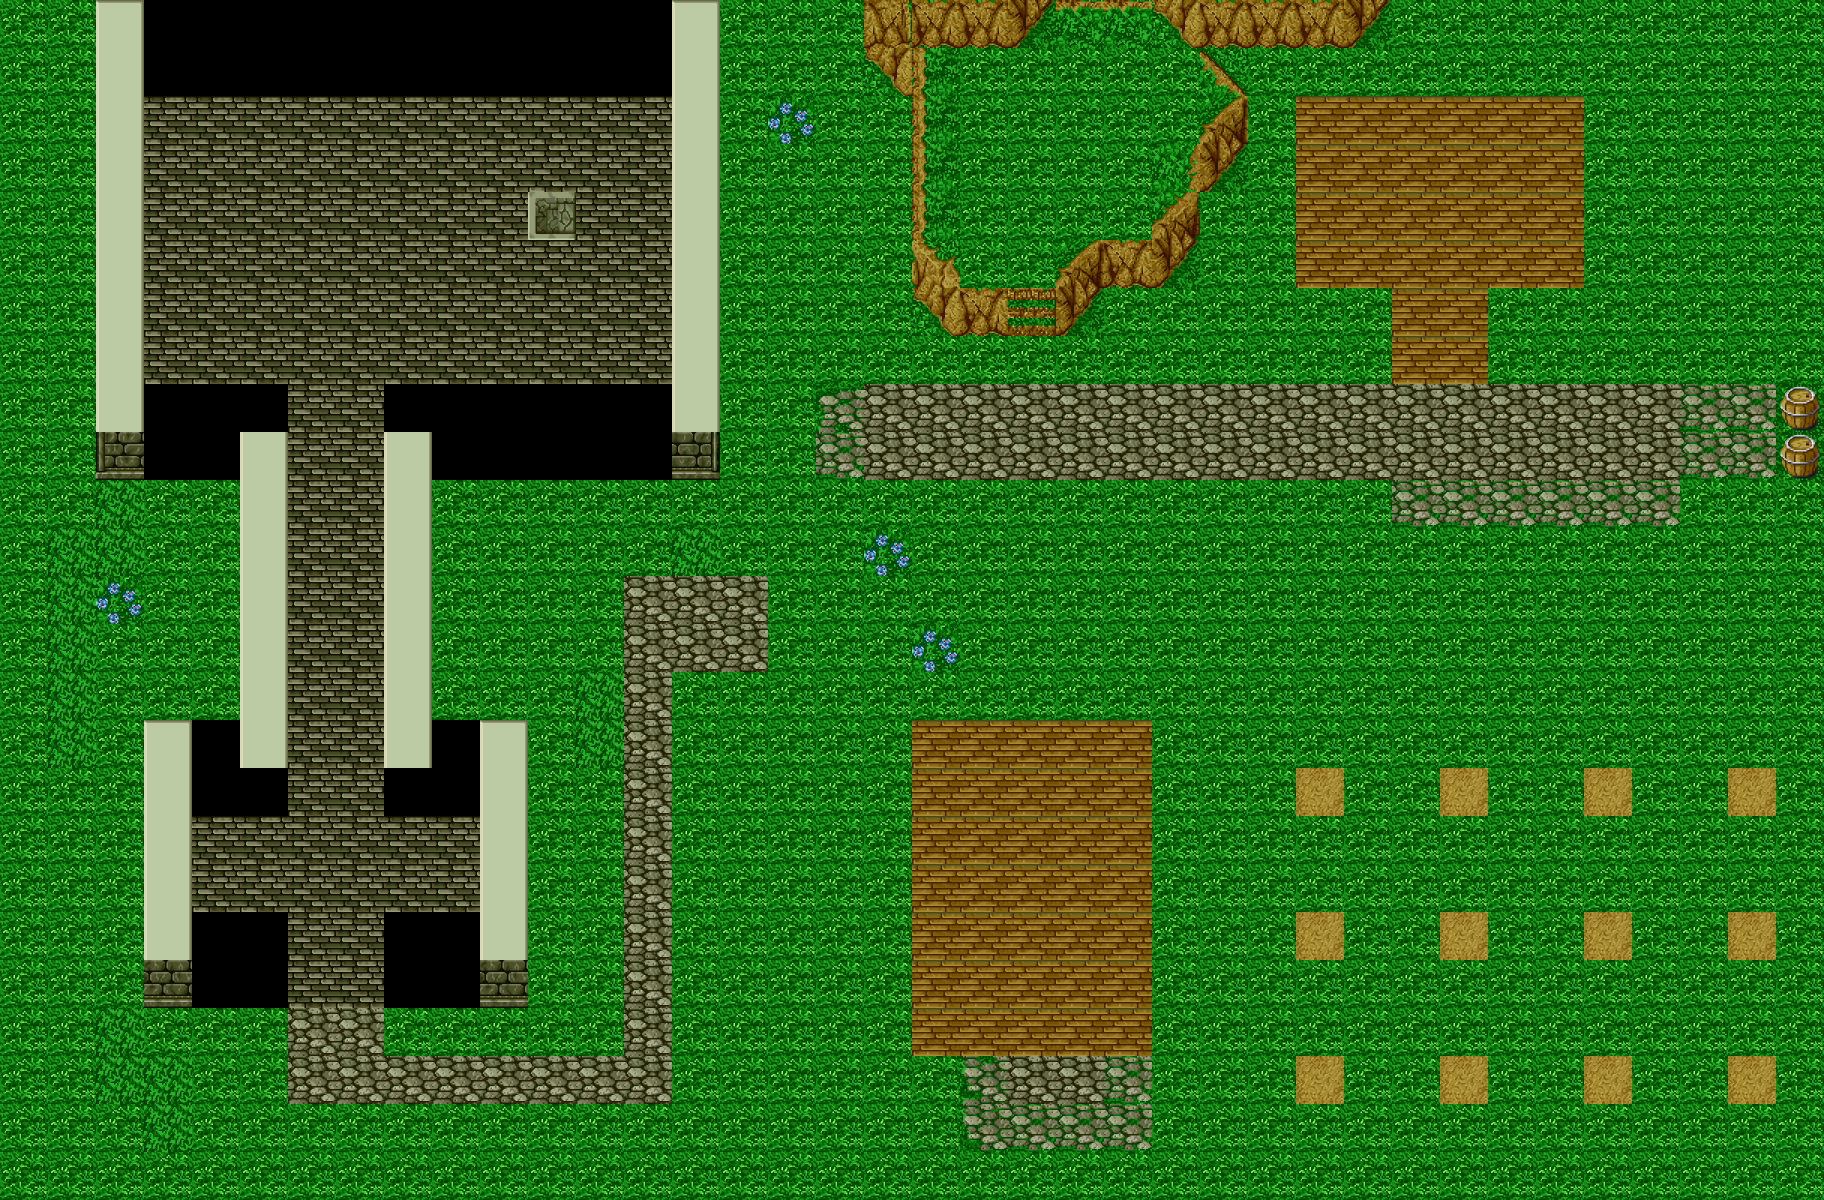

A 2D game scene composited from a Tiled map and its tileset images. What follows is a short description and the map's XML, with each tile layer's data collapsed to a summary:
An orthogonal 38x25 tile map with 48x48 px tiles, 1 tile layer (Floor), 2 hidden layers not drawn, 7 tilesets.

<map version="0.99b" orientation="orthogonal" width="38" height="25" tilewidth="48" tileheight="48">
 <tileset name="RPG1" firstgid="1" tilewidth="48" tileheight="48">
  <image source="tiles1.png" />
  <tile id="2">
   <properties>
    <property name="blocked" value="true" />
   </properties>
  </tile>
  <tile id="12">
   <properties>
    <property name="blocked" value="true" />
   </properties>
  </tile>
  <tile id="13">
   <properties>
    <property name="blocked" value="true" />
   </properties>
  </tile>
  <tile id="16">
   <properties>
    <property name="blocked" value="true" />
   </properties>
  </tile>
  <tile id="17">
   <properties>
    <property name="blocked" value="true" />
   </properties>
  </tile>
  <tile id="18">
   <properties>
    <property name="blocked" value="true" />
   </properties>
  </tile>
  <tile id="19">
   <properties>
    <property name="blocked" value="true" />
   </properties>
  </tile>
  <tile id="20">
   <properties>
    <property name="top" value="true" />
   </properties>
  </tile>
  <tile id="21">
   <properties>
    <property name="top" value="true" />
   </properties>
  </tile>
  <tile id="24">
   <properties>
    <property name="top" value="true" />
   </properties>
  </tile>
  <tile id="33">
   <properties>
    <property name="blocked" value="true" />
   </properties>
  </tile>
  <tile id="34">
   <properties>
    <property name="blocked" value="true" />
   </properties>
  </tile>
  <tile id="35">
   <properties>
    <property name="blocked" value="true" />
   </properties>
  </tile>
  <tile id="48">
   <properties>
    <property name="blocked" value="true" />
   </properties>
  </tile>
  <tile id="49">
   <properties>
    <property name="blocked" value="true" />
   </properties>
  </tile>
  <tile id="50">
   <properties>
    <property name="blocked" value="true" />
   </properties>
  </tile>
  <tile id="51">
   <properties>
    <property name="blocked" value="true" />
   </properties>
  </tile>
  <tile id="59">
   <properties>
    <property name="blocked" value="true" />
   </properties>
  </tile>
  <tile id="61">
   <properties>
    <property name="blocked" value="true" />
   </properties>
  </tile>
  <tile id="64">
   <properties>
    <property name="blocked" value="true" />
   </properties>
  </tile>
  <tile id="65">
   <properties>
    <property name="blocked" value="true" />
   </properties>
  </tile>
  <tile id="66">
   <properties>
    <property name="blocked" value="true" />
   </properties>
  </tile>
  <tile id="72">
   <properties>
    <property name="blocked" value="true" />
   </properties>
  </tile>
  <tile id="73">
   <properties>
    <property name="blocked" value="true" />
   </properties>
  </tile>
  <tile id="74">
   <properties>
    <property name="blocked" value="true" />
   </properties>
  </tile>
 </tileset>
 <tileset name="RPG2" firstgid="81" tilewidth="48" tileheight="48">
  <image source="tiles2.png" />
  <tile id="67">
   <properties>
    <property name="blocked" value="true" />
   </properties>
  </tile>
  <tile id="68">
   <properties>
    <property name="blocked" value="true" />
   </properties>
  </tile>
 </tileset>
 <tileset name="RPG3" firstgid="161" tilewidth="48" tileheight="48">
  <image source="tiles3.png" />
 </tileset>
 <tileset name="RPG4" firstgid="241" tilewidth="48" tileheight="48">
  <image source="tiles4.png" />
  <tile id="19">
   <properties>
    <property name="blocked" value="true" />
   </properties>
  </tile>
  <tile id="67">
   <properties>
    <property name="blocked" value="true" />
   </properties>
  </tile>
  <tile id="75">
   <properties>
    <property name="blocked" value="true" />
   </properties>
  </tile>
  <tile id="76">
   <properties>
    <property name="blocked" value="true" />
   </properties>
  </tile>
 </tileset>
 <tileset name="RPG5" firstgid="321" tilewidth="48" tileheight="48">
  <image source="tiles5.png" />
  <tile id="1">
   <properties>
    <property name="blocked" value="true" />
   </properties>
  </tile>
  <tile id="2">
   <properties>
    <property name="blocked" value="true" />
   </properties>
  </tile>
  <tile id="23">
   <properties>
    <property name="blocked" value="true" />
   </properties>
  </tile>
  <tile id="43">
   <properties>
    <property name="blocked" value="true" />
   </properties>
  </tile>
  <tile id="44">
   <properties>
    <property name="blocked" value="true" />
   </properties>
  </tile>
  <tile id="52">
   <properties>
    <property name="blocked" value="true" />
   </properties>
  </tile>
  <tile id="57">
   <properties>
    <property name="blocked" value="true" />
   </properties>
  </tile>
  <tile id="58">
   <properties>
    <property name="blocked" value="true" />
   </properties>
  </tile>
  <tile id="60">
   <properties>
    <property name="blocked" value="true" />
   </properties>
  </tile>
  <tile id="68">
   <properties>
    <property name="blocked" value="true" />
   </properties>
  </tile>
  <tile id="70">
   <properties>
    <property name="blocked" value="true" />
   </properties>
  </tile>
  <tile id="71">
   <properties>
    <property name="blocked" value="true" />
   </properties>
  </tile>
 </tileset>
 <tileset name="RPG6" firstgid="401" tilewidth="48" tileheight="48">
  <image source="tiles6.png" />
  <tile id="0">
   <properties>
    <property name="blocked" value="true" />
   </properties>
  </tile>
  <tile id="1">
   <properties>
    <property name="blocked" value="true" />
   </properties>
  </tile>
  <tile id="2">
   <properties>
    <property name="blocked" value="true" />
   </properties>
  </tile>
  <tile id="8">
   <properties>
    <property name="blocked" value="true" />
   </properties>
  </tile>
  <tile id="10">
   <properties>
    <property name="blocked" value="true" />
   </properties>
  </tile>
  <tile id="16">
   <properties>
    <property name="blocked" value="true" />
   </properties>
  </tile>
  <tile id="17">
   <properties>
    <property name="blocked" value="true" />
   </properties>
  </tile>
  <tile id="18">
   <properties>
    <property name="blocked" value="true" />
   </properties>
  </tile>
  <tile id="30">
   <properties>
    <property name="blocked" value="true" />
   </properties>
  </tile>
  <tile id="31">
   <properties>
    <property name="blocked" value="true" />
   </properties>
  </tile>
  <tile id="40">
   <properties>
    <property name="blocked" value="true" />
   </properties>
  </tile>
  <tile id="41">
   <properties>
    <property name="blocked" value="true" />
   </properties>
  </tile>
  <tile id="46">
   <properties>
    <property name="blocked" value="true" />
   </properties>
  </tile>
  <tile id="48">
   <properties>
    <property name="blocked" value="true" />
   </properties>
  </tile>
  <tile id="49">
   <properties>
    <property name="blocked" value="true" />
   </properties>
  </tile>
  <tile id="54">
   <properties>
    <property name="blocked" value="true" />
   </properties>
  </tile>
  <tile id="55">
   <properties>
    <property name="blocked" value="true" />
   </properties>
  </tile>
  <tile id="56">
   <properties>
    <property name="blocked" value="true" />
   </properties>
  </tile>
  <tile id="57">
   <properties>
    <property name="blocked" value="true" />
   </properties>
  </tile>
 </tileset>
 <tileset name="RPG7" firstgid="481" tilewidth="48" tileheight="48">
  <image source="tiles7.png" />
 </tileset>
 <layer name="Floor" width="38" height="25">
  <data>[950 cells, 898 non-empty, 30 distinct tile ids]</data>
 </layer>
 <layer name="Bottoms" width="38" height="25" visible="0">
  <data>[950 cells, 233 non-empty, 33 distinct tile ids]</data>
 </layer>
 <layer name="Tops" width="38" height="25" visible="0" opacity="0.58">
  <data>[950 cells, 135 non-empty, 18 distinct tile ids]</data>
 </layer>
</map>